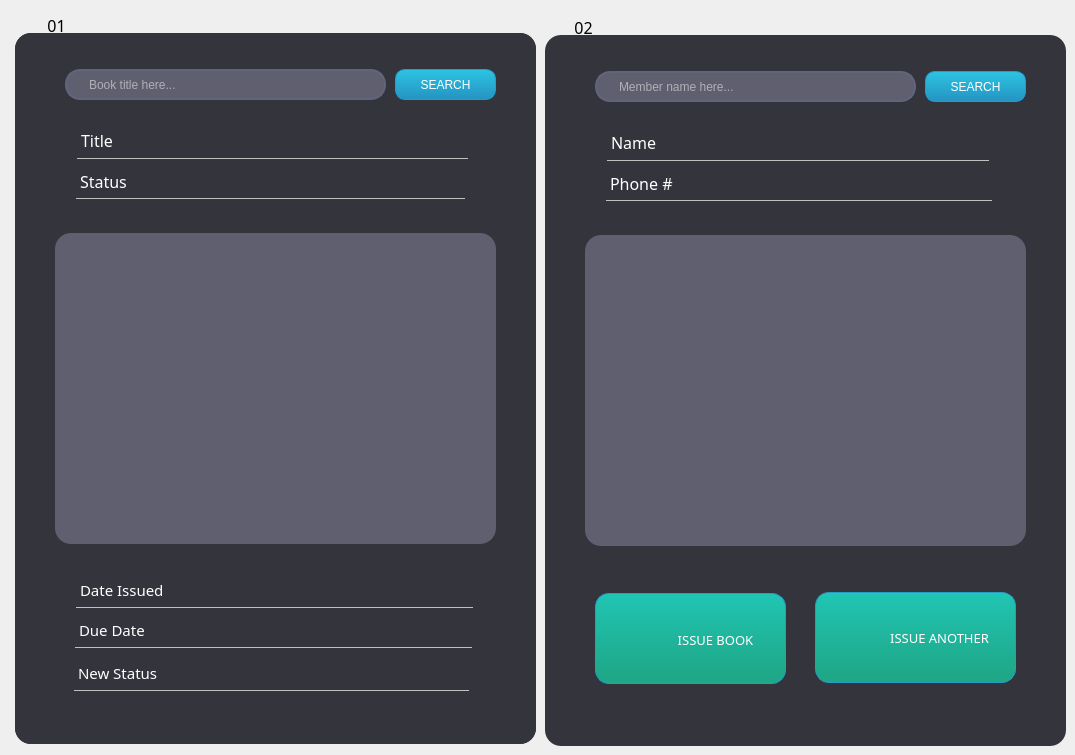
    <widget class="QWidget" name="Home">
     <attribute name="title">
      <string>Issue Book</string>
     </attribute>
     <widget class="QFrame" name="frame">
      <property name="geometry">
       <rect>
        <x>15</x>
        <y>33</y>
        <width>521</width>
        <height>711</height>
       </rect>
      </property>
      <property name="styleSheet">
       <string notr="true">background-color: rgb(52, 52, 61);
border-radius: 16px;</string>
      </property>
      <property name="frameShape">
       <enum>QFrame::StyledPanel</enum>
      </property>
      <property name="frameShadow">
       <enum>QFrame::Raised</enum>
      </property>
      <widget class="QPushButton" name="btnIssueSearch">
       <property name="geometry">
        <rect>
         <x>380</x>
         <y>50</y>
         <width>101</width>
         <height>31</height>
        </rect>
       </property>
       <property name="cursor">
        <cursorShape>OpenHandCursor</cursorShape>
       </property>
       <property name="mouseTracking">
        <bool>true</bool>
       </property>
       <property name="styleSheet">
        <string notr="true">/*background-color: qlineargradient(spread:pad, x1:0, y1:1, x2:0, y2:0, stop:0 rgba(54, 110, 140, 255), stop:0.747191 rgba(145, 192, 216, 255));

border-color: rgb(81, 130, 157);
font: 8pt &quot;Nirmala UI&quot;;
color: rgb(0, 0, 0);
border-radius: 10px;*/

/*-----QPushButton-----*/
QPushButton
{
background-color: qlineargradient(spread:pad, x1:0, y1:1, x2:0, y2:0, stop:0 rgba(37, 147, 194, 255), stop:1 rgba(45, 196, 226, 255));
color: rgb(255, 255, 255);
font: 8pt &quot;Century Gothic&quot;;
min-width: 80px;
border-style: solid;
border-width: 1px;
border-radius: 10px;
border-color: rgb(38, 156, 200);
padding: 5px;}

QPushButton::flat
{
background-color: transparent;
border: none;
color: #fff;}

QPushButton::disabled
{
background-color: rgb(131, 165, 174);
color: black;
border-color: black;}

QPushButton::hover
{
background-color: qlineargradient(spread:pad, x1:0, y1:1, x2:0, y2:0, stop:0 rgba(47, 160, 194, 255), stop:1 rgba(57, 209, 209, 255));
border: 1px solid rgb(41, 170, 182);}
</string>
       </property>
       <property name="text">
        <string>SEARCH</string>
       </property>
      </widget>
      <widget class="QLabel" name="label_26">
       <property name="geometry">
        <rect>
         <x>61</x>
         <y>138</y>
         <width>131</width>
         <height>35</height>
        </rect>
       </property>
       <property name="font">
        <font>
         <family>Century Gothic</family>
         <pointsize>12</pointsize>
         <weight>9</weight>
         <italic>false</italic>
         <bold>false</bold>
        </font>
       </property>
       <property name="styleSheet">
        <string notr="true">color: rgb(255, 255, 255);
font: 75 12pt &quot;Century Gothic&quot;;
border-bottom: 1px solid rgb(193, 193, 193);
border-radius: none;</string>
       </property>
       <property name="text">
        <string>Status</string>
       </property>
      </widget>
      <widget class="QLabel" name="label_27">
       <property name="geometry">
        <rect>
         <x>62</x>
         <y>97</y>
         <width>121</width>
         <height>36</height>
        </rect>
       </property>
       <property name="font">
        <font>
         <family>Century Gothic</family>
         <pointsize>12</pointsize>
         <weight>9</weight>
         <italic>false</italic>
         <bold>false</bold>
        </font>
       </property>
       <property name="styleSheet">
        <string notr="true">color: rgb(255, 255, 255);
font: 75 12pt &quot;Century Gothic&quot;;
border-bottom: 1px solid rgb(193, 193, 193);
border-radius: none;</string>
       </property>
       <property name="text">
        <string>Title</string>
       </property>
      </widget>
      <widget class="QListWidget" name="listSomething">
       <property name="geometry">
        <rect>
         <x>40</x>
         <y>200</y>
         <width>441</width>
         <height>311</height>
        </rect>
       </property>
       <property name="styleSheet">
        <string notr="true">background-color: rgb(95, 95, 112);</string>
       </property>
      </widget>
      <widget class="QLabel" name="label_28">
       <property name="geometry">
        <rect>
         <x>60</x>
         <y>580</y>
         <width>131</width>
         <height>35</height>
        </rect>
       </property>
       <property name="font">
        <font>
         <family>Century Gothic</family>
         <pointsize>12</pointsize>
         <weight>9</weight>
         <italic>false</italic>
         <bold>false</bold>
        </font>
       </property>
       <property name="styleSheet">
        <string notr="true">color: rgb(255, 255, 255);
font: 75 12pt &quot;Century Gothic&quot;;
border-bottom: 1px solid rgb(193, 193, 193);
border-radius: none;</string>
       </property>
       <property name="text">
        <string>Due Date</string>
       </property>
      </widget>
      <widget class="QLabel" name="label_29">
       <property name="geometry">
        <rect>
         <x>61</x>
         <y>539</y>
         <width>121</width>
         <height>36</height>
        </rect>
       </property>
       <property name="font">
        <font>
         <family>Century Gothic</family>
         <pointsize>12</pointsize>
         <weight>9</weight>
         <italic>false</italic>
         <bold>false</bold>
        </font>
       </property>
       <property name="styleSheet">
        <string notr="true">color: rgb(255, 255, 255);
font: 75 12pt &quot;Century Gothic&quot;;
border-bottom: 1px solid rgb(193, 193, 193);
border-radius: none;</string>
       </property>
       <property name="text">
        <string>Date Issued</string>
       </property>
      </widget>
      <widget class="QLabel" name="label_30">
       <property name="geometry">
        <rect>
         <x>57</x>
         <y>623</y>
         <width>141</width>
         <height>35</height>
        </rect>
       </property>
       <property name="font">
        <font>
         <family>Century Gothic</family>
         <pointsize>12</pointsize>
         <weight>9</weight>
         <italic>false</italic>
         <bold>false</bold>
        </font>
       </property>
       <property name="styleSheet">
        <string notr="true">color: rgb(255, 255, 255);
font: 75 12pt &quot;Century Gothic&quot;;
border-bottom: 1px solid rgb(193, 193, 193);
border-radius: none;</string>
       </property>
       <property name="text">
        <string>New Status</string>
       </property>
      </widget>
      <widget class="QFrame" name="frame_2">
       <property name="geometry">
        <rect>
         <x>0</x>
         <y>0</y>
         <width>521</width>
         <height>711</height>
        </rect>
       </property>
       <property name="styleSheet">
        <string notr="true">background-color: rgb(52, 52, 61);
border-radius: 16px;</string>
       </property>
       <property name="frameShape">
        <enum>QFrame::StyledPanel</enum>
       </property>
       <property name="frameShadow">
        <enum>QFrame::Raised</enum>
       </property>
       <widget class="QPushButton" name="btniSearchBook">
        <property name="geometry">
         <rect>
          <x>380</x>
          <y>36</y>
          <width>101</width>
          <height>31</height>
         </rect>
        </property>
        <property name="cursor">
         <cursorShape>OpenHandCursor</cursorShape>
        </property>
        <property name="mouseTracking">
         <bool>true</bool>
        </property>
        <property name="styleSheet">
         <string notr="true">/*background-color: qlineargradient(spread:pad, x1:0, y1:1, x2:0, y2:0, stop:0 rgba(54, 110, 140, 255), stop:0.747191 rgba(145, 192, 216, 255));

border-color: rgb(81, 130, 157);
font: 8pt &quot;Nirmala UI&quot;;
color: rgb(0, 0, 0);
border-radius: 10px;*/

/*-----QPushButton-----*/
QPushButton
{
background-color: qlineargradient(spread:pad, x1:0, y1:1, x2:0, y2:0, stop:0 rgba(37, 147, 194, 255), stop:1 rgba(45, 196, 226, 255));
color: rgb(255, 255, 255);
font: 8pt &quot;Century Gothic&quot;;
min-width: 80px;
border-style: solid;
border-width: 1px;
border-radius: 10px;
border-color: rgb(38, 156, 200);
padding: 5px;}

QPushButton::flat
{
background-color: transparent;
border: none;
color: #fff;}

QPushButton::disabled
{
background-color: rgb(131, 165, 174);
color: black;
border-color: black;}

QPushButton::hover
{
background-color: qlineargradient(spread:pad, x1:0, y1:1, x2:0, y2:0, stop:0 rgba(47, 160, 194, 255), stop:1 rgba(57, 209, 209, 255));
border: 1px solid rgb(41, 170, 182);}
</string>
        </property>
        <property name="text">
         <string>SEARCH</string>
        </property>
       </widget>
       <widget class="QLineEdit" name="txtiSearchBook">
        <property name="geometry">
         <rect>
          <x>50</x>
          <y>36</y>
          <width>321</width>
          <height>31</height>
         </rect>
        </property>
        <property name="accessibleName">
         <string>Type here</string>
        </property>
        <property name="styleSheet">
         <string notr="true">QLineEdit{
border: 2px solid rgb(96, 101, 124);
border-radius: 15px;
color: rgb(255, 255, 255);
font: 12pt &quot;Century Gothic&quot;;
padding-left:20px;
padding-right: 20px;
background-color: rgb(95, 95, 112);
}


QLineEdit::hover{
border: 2px solid rgb(43, 153, 213);
}

QLineEdit::focus{
border: 2px solid rgb(170, 255, 255);
background-color:rgb(43,45,56);
}</string>
        </property>
        <property name="frame">
         <bool>false</bool>
        </property>
        <property name="placeholderText">
         <string>Book title here...</string>
        </property>
        <property name="clearButtonEnabled">
         <bool>true</bool>
        </property>
       </widget>
       <widget class="QLabel" name="label_31">
        <property name="geometry">
         <rect>
          <x>61</x>
          <y>131</y>
          <width>91</width>
          <height>35</height>
         </rect>
        </property>
        <property name="font">
         <font>
          <family>Century Gothic</family>
          <pointsize>12</pointsize>
          <weight>9</weight>
          <italic>false</italic>
          <bold>false</bold>
         </font>
        </property>
        <property name="styleSheet">
         <string notr="true">color: rgb(255, 255, 255);
font: 75 12pt &quot;Century Gothic&quot;;
border-bottom: 1px solid rgb(193, 193, 193);
border-radius: none;</string>
        </property>
        <property name="text">
         <string>Status</string>
        </property>
       </widget>
       <widget class="QLabel" name="label_32">
        <property name="geometry">
         <rect>
          <x>62</x>
          <y>90</y>
          <width>91</width>
          <height>36</height>
         </rect>
        </property>
        <property name="font">
         <font>
          <family>Century Gothic</family>
          <pointsize>12</pointsize>
          <weight>9</weight>
          <italic>false</italic>
          <bold>false</bold>
         </font>
        </property>
        <property name="styleSheet">
         <string notr="true">color: rgb(255, 255, 255);
font: 75 12pt &quot;Century Gothic&quot;;
border-bottom: 1px solid rgb(193, 193, 193);
border-radius: none;</string>
        </property>
        <property name="text">
         <string>Title</string>
        </property>
       </widget>
       <widget class="QListWidget" name="listiBooks">
        <property name="geometry">
         <rect>
          <x>40</x>
          <y>200</y>
          <width>441</width>
          <height>311</height>
         </rect>
        </property>
        <property name="styleSheet">
         <string notr="true">background-color: rgb(95, 95, 112);
color: rgb(255, 255, 255);
padding-top: 5px;
padding-left: 10px;
padding-right: 10px;</string>
        </property>
       </widget>
       <widget class="QLabel" name="label_33">
        <property name="geometry">
         <rect>
          <x>60</x>
          <y>580</y>
          <width>141</width>
          <height>35</height>
         </rect>
        </property>
        <property name="font">
         <font>
          <family>Century Gothic</family>
          <pointsize>11</pointsize>
          <weight>9</weight>
          <italic>false</italic>
          <bold>false</bold>
         </font>
        </property>
        <property name="styleSheet">
         <string notr="true">color: rgb(255, 255, 255);
font: 75 11pt &quot;Century Gothic&quot;;
border-bottom: 1px solid rgb(193, 193, 193);
border-radius: none;</string>
        </property>
        <property name="text">
         <string>Due Date</string>
        </property>
       </widget>
       <widget class="QLabel" name="label_34">
        <property name="geometry">
         <rect>
          <x>61</x>
          <y>539</y>
          <width>141</width>
          <height>36</height>
         </rect>
        </property>
        <property name="font">
         <font>
          <family>Century Gothic</family>
          <pointsize>11</pointsize>
          <weight>9</weight>
          <italic>false</italic>
          <bold>false</bold>
         </font>
        </property>
        <property name="styleSheet">
         <string notr="true">color: rgb(255, 255, 255);
font: 75 11pt &quot;Century Gothic&quot;;
border-bottom: 1px solid rgb(193, 193, 193);
border-radius: none;</string>
        </property>
        <property name="text">
         <string>Date Issued</string>
        </property>
       </widget>
       <widget class="QLabel" name="label_35">
        <property name="geometry">
         <rect>
          <x>59</x>
          <y>623</y>
          <width>141</width>
          <height>35</height>
         </rect>
        </property>
        <property name="font">
         <font>
          <family>Century Gothic</family>
          <pointsize>11</pointsize>
          <weight>9</weight>
          <italic>false</italic>
          <bold>false</bold>
         </font>
        </property>
        <property name="styleSheet">
         <string notr="true">color: rgb(255, 255, 255);
font: 75 11pt &quot;Century Gothic&quot;;
border-bottom: 1px solid rgb(193, 193, 193);
border-radius: none;</string>
        </property>
        <property name="text">
         <string>New Status</string>
        </property>
       </widget>
       <widget class="QLineEdit" name="iBookTitle">
        <property name="geometry">
         <rect>
          <x>152</x>
          <y>95</y>
          <width>301</width>
          <height>31</height>
         </rect>
        </property>
        <property name="styleSheet">
         <string notr="true">background: transparent;
border:none;
color: rgb(193, 193, 193);
font: 15pt &quot;Century Gothic&quot;;
border-bottom: 1px solid rgb(193, 193, 193);
border-radius:none;</string>
        </property>
       </widget>
       <widget class="QLineEdit" name="iStatus">
        <property name="geometry">
         <rect>
          <x>149</x>
          <y>135</y>
          <width>301</width>
          <height>31</height>
         </rect>
        </property>
        <property name="styleSheet">
         <string notr="true">background: transparent;
border:none;
color: rgb(193, 193, 193);
font: 15pt &quot;Century Gothic&quot;;
border-bottom: 1px solid rgb(193, 193, 193);
border-radius:none;</string>
        </property>
       </widget>
       <widget class="QLineEdit" name="txtiDate">
        <property name="geometry">
         <rect>
          <x>197</x>
          <y>544</y>
          <width>261</width>
          <height>31</height>
         </rect>
        </property>
        <property name="styleSheet">
         <string notr="true">background: transparent;
border:none;
color: rgb(193, 193, 193);
font: 15pt &quot;Century Gothic&quot;;
border-bottom: 1px solid rgb(193, 193, 193);
border-radius:none;</string>
        </property>
       </widget>
       <widget class="QLineEdit" name="txtiDue">
        <property name="geometry">
         <rect>
          <x>196</x>
          <y>584</y>
          <width>261</width>
          <height>31</height>
         </rect>
        </property>
        <property name="styleSheet">
         <string notr="true">background: transparent;
border:none;
color: rgb(193, 193, 193);
font: 15pt &quot;Century Gothic&quot;;
border-bottom: 1px solid rgb(193, 193, 193);
border-radius:none;</string>
        </property>
       </widget>
       <widget class="QLineEdit" name="inewStatus">
        <property name="geometry">
         <rect>
          <x>193</x>
          <y>627</y>
          <width>261</width>
          <height>31</height>
         </rect>
        </property>
        <property name="styleSheet">
         <string notr="true">background: transparent;
border:none;
color: rgb(193, 193, 193);
font: 15pt &quot;Century Gothic&quot;;
border-bottom: 1px solid rgb(193, 193, 193);
border-radius:none;</string>
        </property>
       </widget>
       <zorder>btniSearchBook</zorder>
       <zorder>txtiSearchBook</zorder>
       <zorder>label_31</zorder>
       <zorder>label_32</zorder>
       <zorder>label_33</zorder>
       <zorder>label_34</zorder>
       <zorder>label_35</zorder>
       <zorder>iBookTitle</zorder>
       <zorder>iStatus</zorder>
       <zorder>txtiDate</zorder>
       <zorder>txtiDue</zorder>
       <zorder>inewStatus</zorder>
       <zorder>listiBooks</zorder>
      </widget>
     </widget>
     <widget class="QFrame" name="frame_3">
      <property name="geometry">
       <rect>
        <x>545</x>
        <y>35</y>
        <width>521</width>
        <height>711</height>
       </rect>
      </property>
      <property name="styleSheet">
       <string notr="true">background-color: rgb(52, 52, 61);
border-radius: 16px;</string>
      </property>
      <property name="frameShape">
       <enum>QFrame::StyledPanel</enum>
      </property>
      <property name="frameShadow">
       <enum>QFrame::Raised</enum>
      </property>
      <widget class="QPushButton" name="btniSearchMember">
       <property name="geometry">
        <rect>
         <x>380</x>
         <y>36</y>
         <width>101</width>
         <height>31</height>
        </rect>
       </property>
       <property name="cursor">
        <cursorShape>OpenHandCursor</cursorShape>
       </property>
       <property name="mouseTracking">
        <bool>true</bool>
       </property>
       <property name="styleSheet">
        <string notr="true">/*background-color: qlineargradient(spread:pad, x1:0, y1:1, x2:0, y2:0, stop:0 rgba(54, 110, 140, 255), stop:0.747191 rgba(145, 192, 216, 255));

border-color: rgb(81, 130, 157);
font: 8pt &quot;Nirmala UI&quot;;
color: rgb(0, 0, 0);
border-radius: 10px;*/

/*-----QPushButton-----*/
QPushButton
{
background-color: qlineargradient(spread:pad, x1:0, y1:1, x2:0, y2:0, stop:0 rgba(37, 147, 194, 255), stop:1 rgba(45, 196, 226, 255));
color: rgb(255, 255, 255);
font: 8pt &quot;Century Gothic&quot;;
min-width: 80px;
border-style: solid;
border-width: 1px;
border-radius: 10px;
border-color: rgb(38, 156, 200);
padding: 5px;}

QPushButton::flat
{
background-color: transparent;
border: none;
color: #fff;}

QPushButton::disabled
{
background-color: rgb(131, 165, 174);
color: black;
border-color: black;}

QPushButton::hover
{
background-color: qlineargradient(spread:pad, x1:0, y1:1, x2:0, y2:0, stop:0 rgba(47, 160, 194, 255), stop:1 rgba(57, 209, 209, 255));
border: 1px solid rgb(41, 170, 182);}
</string>
       </property>
       <property name="text">
        <string>SEARCH</string>
       </property>
      </widget>
      <widget class="QLineEdit" name="txtiSearchMember">
       <property name="geometry">
        <rect>
         <x>50</x>
         <y>36</y>
         <width>321</width>
         <height>31</height>
        </rect>
       </property>
       <property name="accessibleName">
        <string>Type here</string>
       </property>
       <property name="styleSheet">
        <string notr="true">QLineEdit{
border: 2px solid rgb(96, 101, 124);
border-radius: 15px;
color: rgb(255, 255, 255);
font: 12pt &quot;Century Gothic&quot;;
padding-left:20px;
padding-right: 20px;
background-color: rgb(95, 95, 112);
}


QLineEdit::hover{
border: 2px solid rgb(43, 153, 213);
}

QLineEdit::focus{
border: 2px solid rgb(170, 255, 255);
background-color:rgb(43,45,56);
}</string>
       </property>
       <property name="frame">
        <bool>false</bool>
       </property>
       <property name="placeholderText">
        <string>Member name here...</string>
       </property>
       <property name="clearButtonEnabled">
        <bool>true</bool>
       </property>
      </widget>
      <widget class="QLabel" name="label_36">
       <property name="geometry">
        <rect>
         <x>61</x>
         <y>131</y>
         <width>111</width>
         <height>35</height>
        </rect>
       </property>
       <property name="font">
        <font>
         <family>Century Gothic</family>
         <pointsize>12</pointsize>
         <weight>9</weight>
         <italic>false</italic>
         <bold>false</bold>
        </font>
       </property>
       <property name="styleSheet">
        <string notr="true">color: rgb(255, 255, 255);
font: 75 12pt &quot;Century Gothic&quot;;
border-bottom: 1px solid rgb(193, 193, 193);
border-radius: none;</string>
       </property>
       <property name="text">
        <string>Phone #</string>
       </property>
      </widget>
      <widget class="QLabel" name="label_37">
       <property name="geometry">
        <rect>
         <x>62</x>
         <y>90</y>
         <width>101</width>
         <height>36</height>
        </rect>
       </property>
       <property name="font">
        <font>
         <family>Century Gothic</family>
         <pointsize>12</pointsize>
         <weight>9</weight>
         <italic>false</italic>
         <bold>false</bold>
        </font>
       </property>
       <property name="styleSheet">
        <string notr="true">color: rgb(255, 255, 255);
font: 75 12pt &quot;Century Gothic&quot;;
border-bottom: 1px solid rgb(193, 193, 193);
border-radius: none;</string>
       </property>
       <property name="text">
        <string>Name</string>
       </property>
      </widget>
      <widget class="QListWidget" name="listiMember">
       <property name="geometry">
        <rect>
         <x>40</x>
         <y>200</y>
         <width>441</width>
         <height>311</height>
        </rect>
       </property>
       <property name="styleSheet">
        <string notr="true">background-color: rgb(95, 95, 112);
color: rgb(255, 255, 255);
padding-top: 5px;
padding-left: 10px;
padding-right: 10px;</string>
       </property>
      </widget>
      <widget class="QLineEdit" name="txtiMemberName">
       <property name="geometry">
        <rect>
         <x>163</x>
         <y>95</y>
         <width>281</width>
         <height>31</height>
        </rect>
       </property>
       <property name="styleSheet">
        <string notr="true">background: transparent;
border:none;
color: rgb(193, 193, 193);
font: 15pt &quot;Century Gothic&quot;;
border-bottom: 1px solid rgb(193, 193, 193);
border-radius:none;</string>
       </property>
      </widget>
      <widget class="QLineEdit" name="txtiMemberNumber">
       <property name="geometry">
        <rect>
         <x>166</x>
         <y>135</y>
         <width>281</width>
         <height>31</height>
        </rect>
       </property>
       <property name="styleSheet">
        <string notr="true">background: transparent;
border:none;
color: rgb(193, 193, 193);
font: 15pt &quot;Century Gothic&quot;;
border-bottom: 1px solid rgb(193, 193, 193);
border-radius:none;</string>
       </property>
      </widget>
      <widget class="QPushButton" name="btnissuebook">
       <property name="geometry">
        <rect>
         <x>50</x>
         <y>558</y>
         <width>191</width>
         <height>91</height>
        </rect>
       </property>
       <property name="cursor">
        <cursorShape>OpenHandCursor</cursorShape>
       </property>
       <property name="mouseTracking">
        <bool>true</bool>
       </property>
       <property name="styleSheet">
        <string notr="true">/*background: rgba(40, 83, 107, 1);
font: 75 9pt &quot;Yu Gothic UI&quot;;
color: white;*/

/*background-color: rgb(52, 52, 61);
border-color: rgb(135, 83, 72);
border-radius:14px;
font: 8pt &quot;Nirmala UI&quot;;
color: black;*/

/*-----QPushButton-----*/
QPushButton
{
background-color: qlineargradient(spread:pad, x1:0, y1:1, x2:0, y2:0, stop:0.0995025 rgba(31, 168, 136, 255), stop:1 rgba(32, 197, 180, 255));
color: rgb(255, 255, 255);
font: 8pt &quot;Century Gothic&quot;;
min-width: 80px;
border-style: solid;
border-width: 1px;
border-radius: 14px;
border-color: rgb(38, 156, 200);
padding: 5px;}

QPushButton::flat
{
background-color: transparent;
border: none;
color: #fff;}

QPushButton::disabled
{
background-color: rgb(131, 165, 174);
color: black;
border-color: black;}

QPushButton::hover
{
background-color: qlineargradient(spread:pad, x1:0, y1:1, x2:0, y2:0, stop:0.0995025 rgba(38, 208, 171, 255), stop:1 rgba(36, 222, 206, 255));
border: 1px solid rgb(41, 170, 182);}</string>
       </property>
       <property name="text">
        <string/>
       </property>
      </widget>
      <widget class="QPushButton" name="btnissuedone">
       <property name="geometry">
        <rect>
         <x>270</x>
         <y>557</y>
         <width>201</width>
         <height>91</height>
        </rect>
       </property>
       <property name="cursor">
        <cursorShape>OpenHandCursor</cursorShape>
       </property>
       <property name="mouseTracking">
        <bool>true</bool>
       </property>
       <property name="styleSheet">
        <string notr="true">/*background: rgba(40, 83, 107, 1);
font: 75 9pt &quot;Yu Gothic UI&quot;;
color: white;*/

/*background-color: rgb(52, 52, 61);
border-color: rgb(135, 83, 72);
border-radius:14px;
font: 8pt &quot;Nirmala UI&quot;;
color: black;*/

/*-----QPushButton-----*/
QPushButton
{
background-color: qlineargradient(spread:pad, x1:0, y1:1, x2:0, y2:0, stop:0.0995025 rgba(31, 168, 136, 255), stop:1 rgba(32, 197, 180, 255));
color: rgb(255, 255, 255);
font: 8pt &quot;Century Gothic&quot;;
min-width: 80px;
border-style: solid;
border-width: 1px;
border-radius: 14px;
border-color: rgb(38, 156, 200);
padding: 5px;}

QPushButton::flat
{
background-color: transparent;
border: none;
color: #fff;}

QPushButton::disabled
{
background-color: rgb(131, 165, 174);
color: black;
border-color: black;}

QPushButton::hover
{
background-color: qlineargradient(spread:pad, x1:0, y1:1, x2:0, y2:0, stop:0.0995025 rgba(38, 208, 171, 255), stop:1 rgba(36, 222, 206, 255));
border: 1px solid rgb(41, 170, 182);}</string>
       </property>
       <property name="text">
        <string/>
       </property>
      </widget>
      <zorder>listiMember</zorder>
      <zorder>btniSearchMember</zorder>
      <zorder>txtiSearchMember</zorder>
      <zorder>label_36</zorder>
      <zorder>label_37</zorder>
      <zorder>txtiMemberName</zorder>
      <zorder>txtiMemberNumber</zorder>
      <zorder>btnissuebook</zorder>
      <zorder>btnissuedone</zorder>
     </widget>
     <widget class="QLabel" name="addBookTtle_4">
      <property name="geometry">
       <rect>
        <x>41</x>
        <y>15</y>
        <width>31</width>
        <height>21</height>
       </rect>
      </property>
      <property name="font">
       <font>
        <family>Century Gothic</family>
        <pointsize>12</pointsize>
        <weight>9</weight>
        <italic>false</italic>
        <bold>false</bold>
       </font>
      </property>
      <property name="styleSheet">
       <string notr="true">color: rgb(0, 0, 0);
font: 75 12pt &quot;Century Gothic&quot;;</string>
      </property>
      <property name="text">
       <string>01</string>
      </property>
      <property name="alignment">
       <set>Qt::AlignCenter</set>
      </property>
     </widget>
     <widget class="QLabel" name="addBookTtle_5">
      <property name="geometry">
       <rect>
        <x>568</x>
        <y>17</y>
        <width>31</width>
        <height>21</height>
       </rect>
      </property>
      <property name="font">
       <font>
        <family>Century Gothic</family>
        <pointsize>12</pointsize>
        <weight>9</weight>
        <italic>false</italic>
        <bold>false</bold>
       </font>
      </property>
      <property name="styleSheet">
       <string notr="true">color: rgb(0, 0, 0);
font: 75 12pt &quot;Century Gothic&quot;;</string>
      </property>
      <property name="text">
       <string>02</string>
      </property>
      <property name="alignment">
       <set>Qt::AlignCenter</set>
      </property>
     </widget>
     <widget class="QLabel" name="label_5">
      <property name="geometry">
       <rect>
        <x>21</x>
        <y>8</y>
        <width>61</width>
        <height>51</height>
       </rect>
      </property>
      <property name="text">
       <string/>
      </property>
      <property name="pixmap">
       <pixmap resource="Resources.qrc">:/resources/Decorations/orangeBookmark.png</pixmap>
      </property>
      <property name="scaledContents">
       <bool>true</bool>
      </property>
     </widget>
     <widget class="QLabel" name="label_6">
      <property name="geometry">
       <rect>
        <x>550</x>
        <y>10</y>
        <width>61</width>
        <height>51</height>
       </rect>
      </property>
      <property name="text">
       <string/>
      </property>
      <property name="pixmap">
       <pixmap resource="Resources.qrc">:/resources/Decorations/orangeBookmark.png</pixmap>
      </property>
      <property name="scaledContents">
       <bool>true</bool>
      </property>
     </widget>
     <widget class="QLabel" name="label_7">
      <property name="geometry">
       <rect>
        <x>607</x>
        <y>615</y>
        <width>51</width>
        <height>51</height>
       </rect>
      </property>
      <property name="text">
       <string/>
      </property>
      <property name="pixmap">
       <pixmap resource="Resources.qrc">:/resources/Decorations/issueBook.png</pixmap>
      </property>
      <property name="scaledContents">
       <bool>true</bool>
      </property>
     </widget>
     <widget class="QLabel" name="label_38">
      <property name="geometry">
       <rect>
        <x>655</x>
        <y>622</y>
        <width>121</width>
        <height>36</height>
       </rect>
      </property>
      <property name="font">
       <font>
        <family>Century Gothic</family>
        <pointsize>10</pointsize>
        <weight>9</weight>
        <italic>false</italic>
        <bold>false</bold>
       </font>
      </property>
      <property name="styleSheet">
       <string notr="true">color:white;
font: 75 10pt &quot;Century Gothic&quot;;</string>
      </property>
      <property name="text">
       <string>ISSUE BOOK</string>
      </property>
      <property name="alignment">
       <set>Qt::AlignCenter</set>
      </property>
     </widget>
     <widget class="QLabel" name="label_8">
      <property name="geometry">
       <rect>
        <x>826</x>
        <y>616</y>
        <width>41</width>
        <height>41</height>
       </rect>
      </property>
      <property name="text">
       <string/>
      </property>
      <property name="pixmap">
       <pixmap resource="Resources.qrc">:/resources/Decorations/issueAnother.png</pixmap>
      </property>
      <property name="scaledContents">
       <bool>true</bool>
      </property>
     </widget>
     <widget class="QLabel" name="label_39">
      <property name="geometry">
       <rect>
        <x>869</x>
        <y>620</y>
        <width>141</width>
        <height>36</height>
       </rect>
      </property>
      <property name="font">
       <font>
        <family>Century Gothic</family>
        <pointsize>10</pointsize>
        <weight>9</weight>
        <italic>false</italic>
        <bold>false</bold>
       </font>
      </property>
      <property name="styleSheet">
       <string notr="true">color:white;
font: 75 10pt &quot;Century Gothic&quot;;</string>
      </property>
      <property name="text">
       <string>ISSUE ANOTHER</string>
      </property>
      <property name="alignment">
       <set>Qt::AlignCenter</set>
      </property>
     </widget>
     <zorder>frame</zorder>
     <zorder>frame_3</zorder>
     <zorder>label_5</zorder>
     <zorder>addBookTtle_4</zorder>
     <zorder>label_6</zorder>
     <zorder>addBookTtle_5</zorder>
     <zorder>label_7</zorder>
     <zorder>label_38</zorder>
     <zorder>label_8</zorder>
     <zorder>label_39</zorder>
    </widget>
